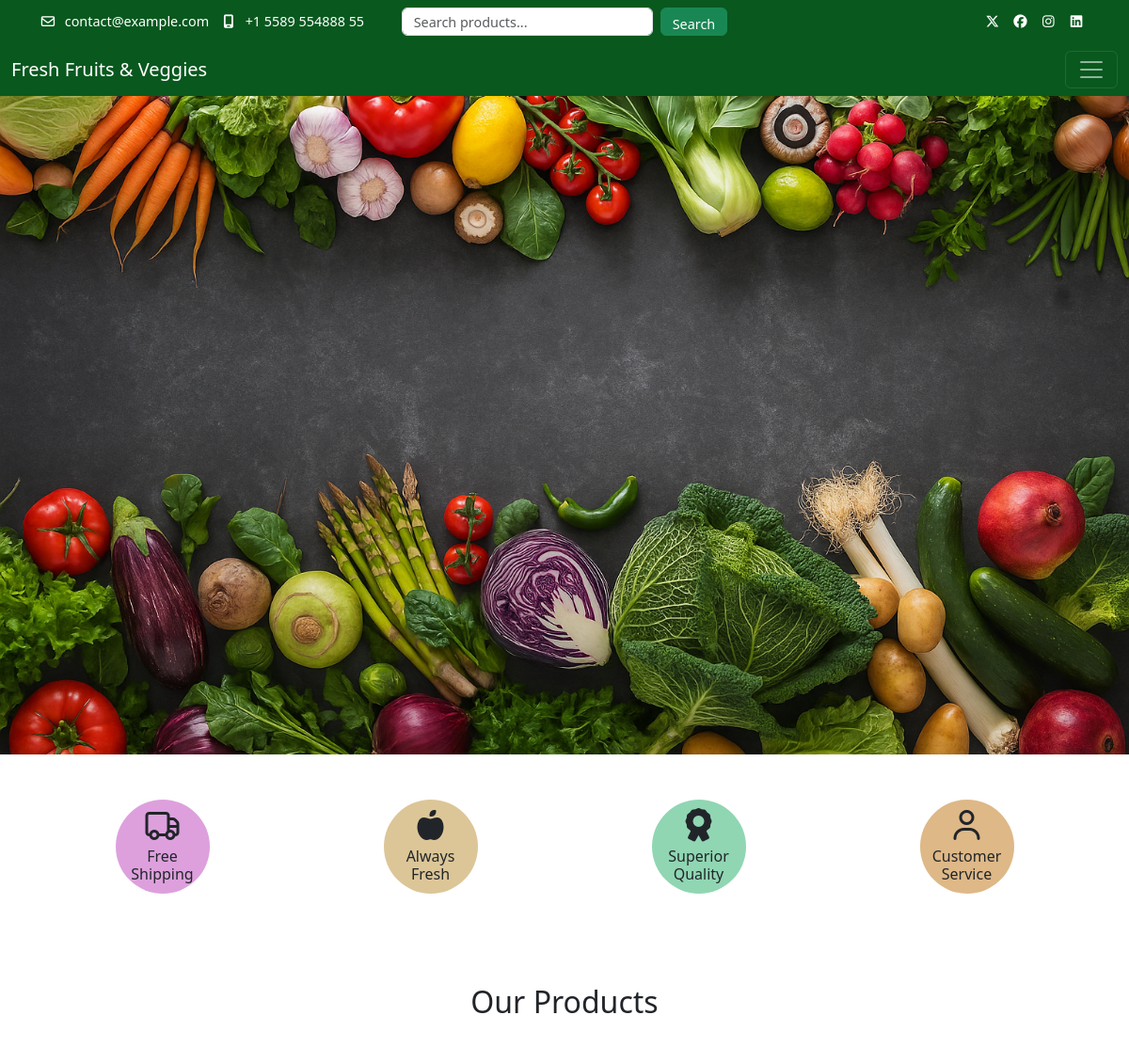
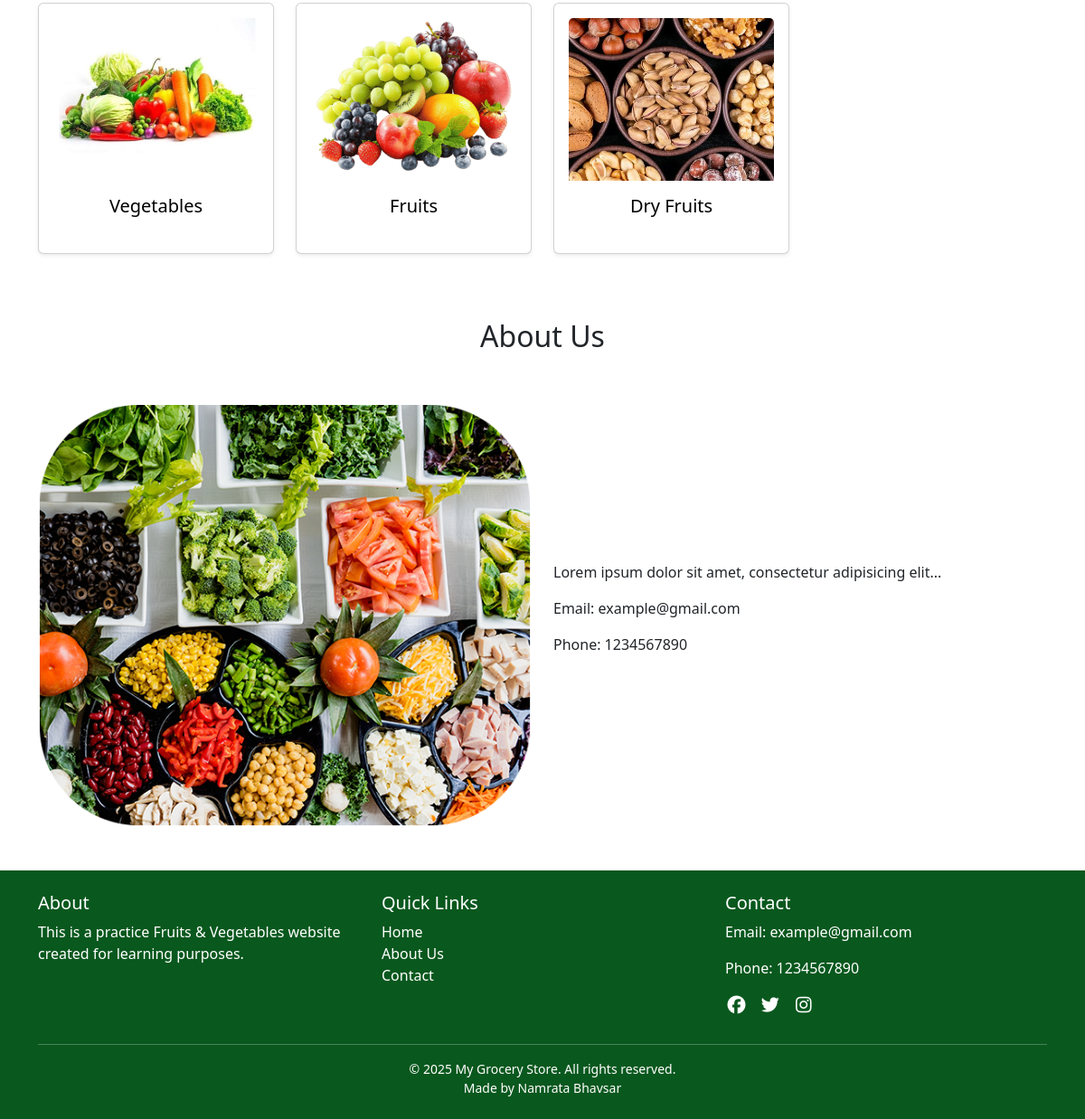
/home/, run on the app's committed database (2 pictures, top to bottom).
### myapp/models.py (models this page shows, shortened)
class Category(models.Model):
    name = models.CharField(max_length=100)  # Category name जैसे Vegetables, Fruits
    image = models.ImageField(upload_to='categories/', blank=True, null=True)  # new field

### myapp/views.py (the view)
# urls.py: path('home/', views.home, name='home'),
def home(request):
    categories = get_categories()
    products = Product.objects.all()
    return render(request, 'home.html', {
        'categories': categories,
        'products': products
    })

### myapp/context_processors.py (called while the page is built)
def categories_processor(request):
    return {'categories': Category.objects.all()}

### myapp/views.py (called while the page is built)
def get_categories():
    return Category.objects.all()

### myapp/templates/home.html (shortened to what this page needs)
{% extends 'base.html' %}
{% load static %}
{% block content %}
<main class="">
  <div class="hero-container">
    <div class="hero-text-wrapper">
    </div>
    <img src="../static/images/img3.png" alt="Main Image">
  </div>
 </main>
<div class="container mt-5 mb-5">
  <div class="row text-center g-4">
    <div class="col-6 col-md-3">
      <div class="rounded-circle d-flex flex-column justify-content-center align-items-center mx-auto"
        style="width:100px; height:100px; background-color: plum;">
        <i class="fa-regular fa-truck fa-2x mb-2"></i>
        <h6 class="mb-0 w-75">Free Shipping</h6>
      </div>
    </div>
    <div class="col-6 col-md-3">
      <div class="rounded-circle d-flex flex-column justify-content-center align-items-center mx-auto"
        style="width:100px; height:100px;background-color: #dcc698;">
        <i class="fa-solid fa-apple-whole fa-2x mb-2"></i>
        <h6 class="mb-0 w-75">Always Fresh</h6>
      </div>
    </div>
    <div class="col-6 col-md-3">
      <div class="rounded-circle d-flex flex-column justify-content-center align-items-center mx-auto"
        style="width:100px; height:100px;background-color: rgb(144, 214, 179);">
        <i class="fa-solid fa-award fa-2x mb-2"></i>
        <h6 class="mb-0">Superior Quality</h6>
      </div>
    </div>
    <div class="col-6 col-md-3">
      <div class="rounded-circle d-flex flex-column justify-content-center align-items-center mx-auto"
        style="width:100px; height:100px;background-color: burlywood;">
        <i class="fa-regular fa-user fa-2x mb-2"></i>
        <h6 class="mb-0">Customer Service</h6>
      </div>
    </div>
  </div>
</div>
<div class="container mt-5">
  <div class="row text-center">
    <h2 class="mb-5">Our Products</h2>
    {% for category in categories %}
    <div class="col-6 col-md-3 mb-4">
      <div class="card shadow-sm p-3">
        {% if category.image %}
        <img src="{{ category.image.url }}" class="card-img-top" alt="{{ category.name }}">
        {% else %}
        <i class="fa-solid fa-apple-whole fa-2x"></i>
        {% endif %}
        <div class="card-body">
          <h5 class="card-title">
            <a href="{% url 'category_products' category.id %}">{{ category.name }}</a>
          </h5>
        </div>
      </div>
    </div>
    {% endfor %}
  </div>
</div>
<div class="container mt-5 mb-5">
  <div class="row text-center mb-5">
    <h2>About Us</h2>
  </div>
  <div class="row align-items-center">
    <div class="col-md-6">
      <img src="{% static 'images/about-img.png' %}" alt="About Image" class="img-fluid rounded">
    </div>
    <div class="col-md-6">
      <p>Lorem ipsum dolor sit amet, consectetur adipisicing elit...</p>
      <p>Email: example@gmail.com</p>
      <p>Phone: 1234567890</p>
    </div>
  </div>
</div>
{% endblock %}

### myapp/static/css/style.css (style rules this page uses)
html, body { height: 100%; margin: 0; padding: 0; }
body { display: flex; flex-direction: column; }
main { flex: 1 0 auto; }
.hero-container { position: relative; width: 100%; height: 700px; }
.hero-container img { width: 100%; height: 100%; object-fit: cover; }
.hero-text-wrapper { position: absolute; top: 0; left: 0; width: 100%; height: 100%; display: flex; justify-content: center; align-items: center; }
.card { box-shadow: 0 4px 8px rgba(0,0,0,0.1); border-radius: 8px; overflow: hidden; }
.card-title a { color: black; text-decoration: none; }
.card-img-top { height: 180px; object-fit: cover; }

### data on the page
Category: image (picture), name "Vegetables"
Category: image (picture), name "Fruits"
Category: image (picture), name "Dry Fruits"
